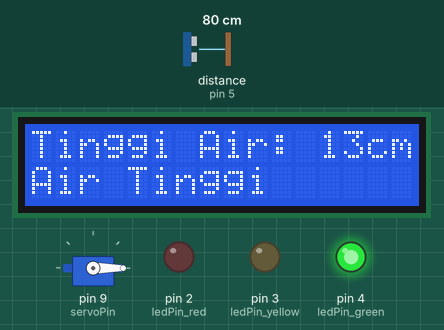
Recording of a sketch running on a simulated Arduino Uno, built with avr-gcc and run on an emulated ATmega328P. Shown: servo, 16×2 character LCD, output pins drawn as LEDs (lit = HIGH). The test bench sets the inputs (shaded band); at power-on: distance to the obstacle (sensor on pin 5) 80 cm. The echo pulse lasts 58.3 µs per cm; what the sketch prints to the serial monitor is not drawn.

Above: at 1.2 s.
1.3 s: distance to the obstacle (sensor on pin 5) set to 15 cm
2.9 s: distance to the obstacle (sensor on pin 5) set to 12 cm
At 4.1 s:
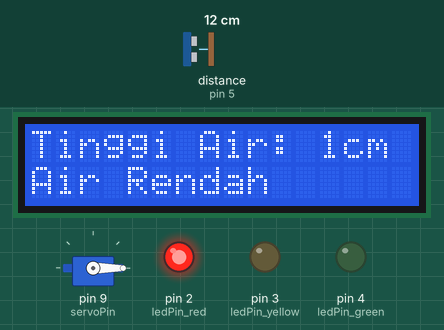
4.8 s: distance to the obstacle (sensor on pin 5) set to 10 cm
At 5.3 s:
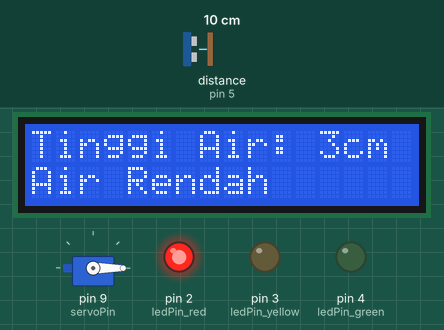
6.4 s: distance to the obstacle (sensor on pin 5) set to 7 cm
At 7.7 s:
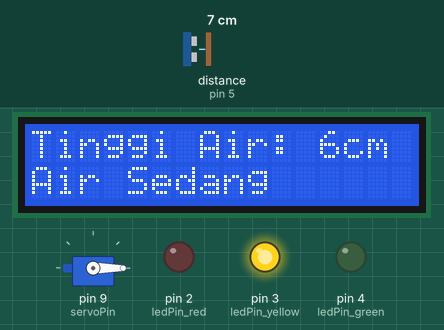
8.0 s: distance to the obstacle (sensor on pin 5) set to 3 cm
At 10.7 s:
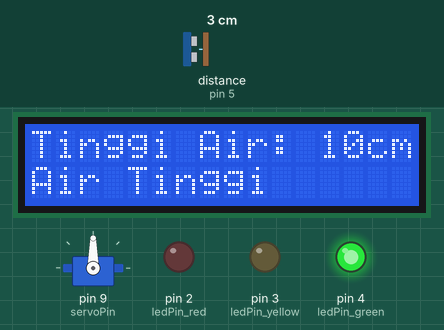
Timing chart, 0 to 12.2 s (numbered marks = the images above; inputs shaded):
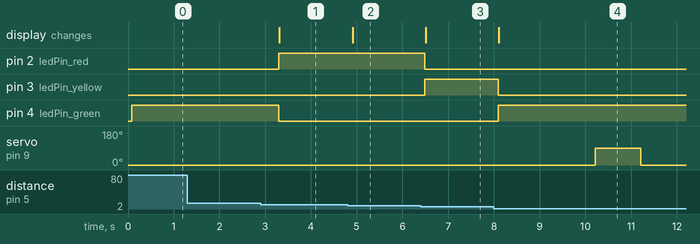

The sketch:

otomatisasi.ino
```cpp
#include <Servo.h> // Library untuk mengontrol servo
#include <NewPing.h> // Library untuk sensor ultrasonik
#include <Wire.h> // Library untuk komunikasi I2C
#include <LiquidCrystal_I2C.h> // Library untuk LCD I2C

// Pin untuk sensor ultrasonik
const int trigPin = 7; // Pin trig untuk mengirimkan sinyal ultrasonik
const int echoPin = 5; // Pin echo untuk menerima pantulan sinyal ultrasonik
const int maxdistance = 13; // Jarak maksimum sensor (cm)

// Pin untuk servo dan LED
const int servoPin = 9; // Pin untuk servo
const int ledPin_red = 2; // Pin LED merah
const int ledPin_yellow = 3; // Pin LED kuning
const int ledPin_green = 4; // Pin LED hijau

// Variabel untuk pengaturan interval servo
unsigned long waktu_servosebelumnya = 0; // Menyimpan waktu terakhir servo bergerak
unsigned long interval_waktuservo = 10000; // Interval waktu (10 detik)

// Inisialisasi objek servo, ultrasonik, dan LCD
Servo myservo; // Objek untuk mengontrol servo
NewPing sonar(trigPin, echoPin, maxdistance); // Objek untuk sensor ultrasonik
LiquidCrystal_I2C lcd(0x27, 16, 2); // Inisialisasi LCD dengan alamat I2C 0x27 dan ukuran 16x2

void setup() {
  myservo.attach(servoPin); // Hubungkan servo dengan pin
  myservo.write(0); // Set posisi awal servo pada 0 derajat (tertutup)
  Serial.begin(9600); // Inisialisasi komunikasi serial untuk debugging

  // Inisialisasi pin LED sebagai output
  pinMode(ledPin_red, OUTPUT);
  pinMode(ledPin_yellow, OUTPUT);
  pinMode(ledPin_green, OUTPUT);

  // Inisialisasi LCD
  lcd.begin(16, 2); // Set ukuran LCD (16 kolom, 2 baris)
  lcd.backlight(); // Aktifkan lampu latar LCD
  lcd.clear(); // Bersihkan layar LCD
}

void loop() {
  unsigned long waktusekarang = millis(); // Ambil waktu saat ini

  // Logika pemberian pakan menggunakan servo
  if (waktusekarang - waktu_servosebelumnya >= interval_waktuservo) {
    myservo.write(90); // Buka servo (90 derajat)
    delay(1000); // Tunggu selama 2 detik (pemberian pakan)
    myservo.write(0); // Kembali ke posisi awal (tertutup)
    waktu_servosebelumnya = waktusekarang; // Update waktu terakhir servo bergerak
  }

  // Mengukur jarak menggunakan sensor ultrasonik
  int distance = sonar.ping_cm(); // Hitung jarak dalam cm
  int ketinggian = maxdistance - distance; // Konversi ke ketinggian air

  // Tampilkan ketinggian air di Serial Monitor
  Serial.print("Ketinggian Air: ");
  Serial.print(ketinggian);
  Serial.println(" cm");

  // Tampilkan ketinggian air di LCD
  lcd.setCursor(0, 0); // Atur kursor ke baris pertama
  lcd.print("Tinggi Air: "); // Tampilkan teks
  lcd.print(ketinggian); // Tampilkan ketinggian
  lcd.print("cm  "); // Tambahkan spasi untuk menghapus karakter lama

  // Logika kontrol LED berdasarkan ketinggian air
  if (ketinggian < 5) { // Jika ketinggian kurang dari 5 cm
    digitalWrite(ledPin_red, HIGH); // Nyalakan LED merah
    digitalWrite(ledPin_yellow, LOW); // Matikan LED kuning
    digitalWrite(ledPin_green, LOW); // Matikan LED hijau
    lcd.setCursor(0, 1); // Atur kursor ke baris kedua
    lcd.print("Air Rendah      "); // Tampilkan pesan
  } else if (ketinggian >= 5 && ketinggian < 9) { // Jika ketinggian antara 5 - 8 cm
    digitalWrite(ledPin_red, LOW); // Matikan LED merah
    digitalWrite(ledPin_yellow, HIGH); // Nyalakan LED kuning
    digitalWrite(ledPin_green, LOW); // Matikan LED hijau
    lcd.setCursor(0, 1); // Atur kursor ke baris kedua
    lcd.print("Air Sedang      "); // Tampilkan pesan
  } else { // Jika ketinggian 9 cm atau lebih
    digitalWrite(ledPin_red, LOW); // Matikan LED merah
    digitalWrite(ledPin_yellow, LOW); // Matikan LED kuning
    digitalWrite(ledPin_green, HIGH); // Nyalakan LED hijau
    lcd.setCursor(0, 1); // Atur kursor ke baris kedua
    lcd.print("Air Tinggi      "); // Tampilkan pesan
  }

  delay(500); // Tunggu sebelum melakukan pengukuran berikutnya
}
```

Measured:
- the behaviour switches between 14 and 13 cm on distance to the obstacle (sensor on pin 5) (found by bisection; images 0 and 1)
- the behaviour switches between 9 and 8 cm on distance to the obstacle (sensor on pin 5) (found by bisection; images 2 and 3)
- the behaviour switches between 5 and 4 cm on distance to the obstacle (sensor on pin 5) (found by bisection; images 3 and 4)
- after the input at 1.3 s, every drawn part: stays the same
- after the input at 2.9 s, pin 2 (ledPin_red): LOW → HIGH after 0.39 s; pin 4 (ledPin_green): HIGH → LOW after 0.39 s; the display: changes after 0.41 s (image 1)
- after the input at 4.8 s, the display: changes after 0.11 s (image 2)
- after the input at 6.4 s, pin 2 (ledPin_red): HIGH → LOW after 0.09 s; pin 3 (ledPin_yellow): LOW → HIGH after 0.09 s; the display: changes after 0.11 s (image 3)
- after the input at 8.0 s, pin 3 (ledPin_yellow): HIGH → LOW after 0.09 s; pin 4 (ledPin_green): LOW → HIGH after 0.09 s; the display: changes after 0.11 s (image 4)
